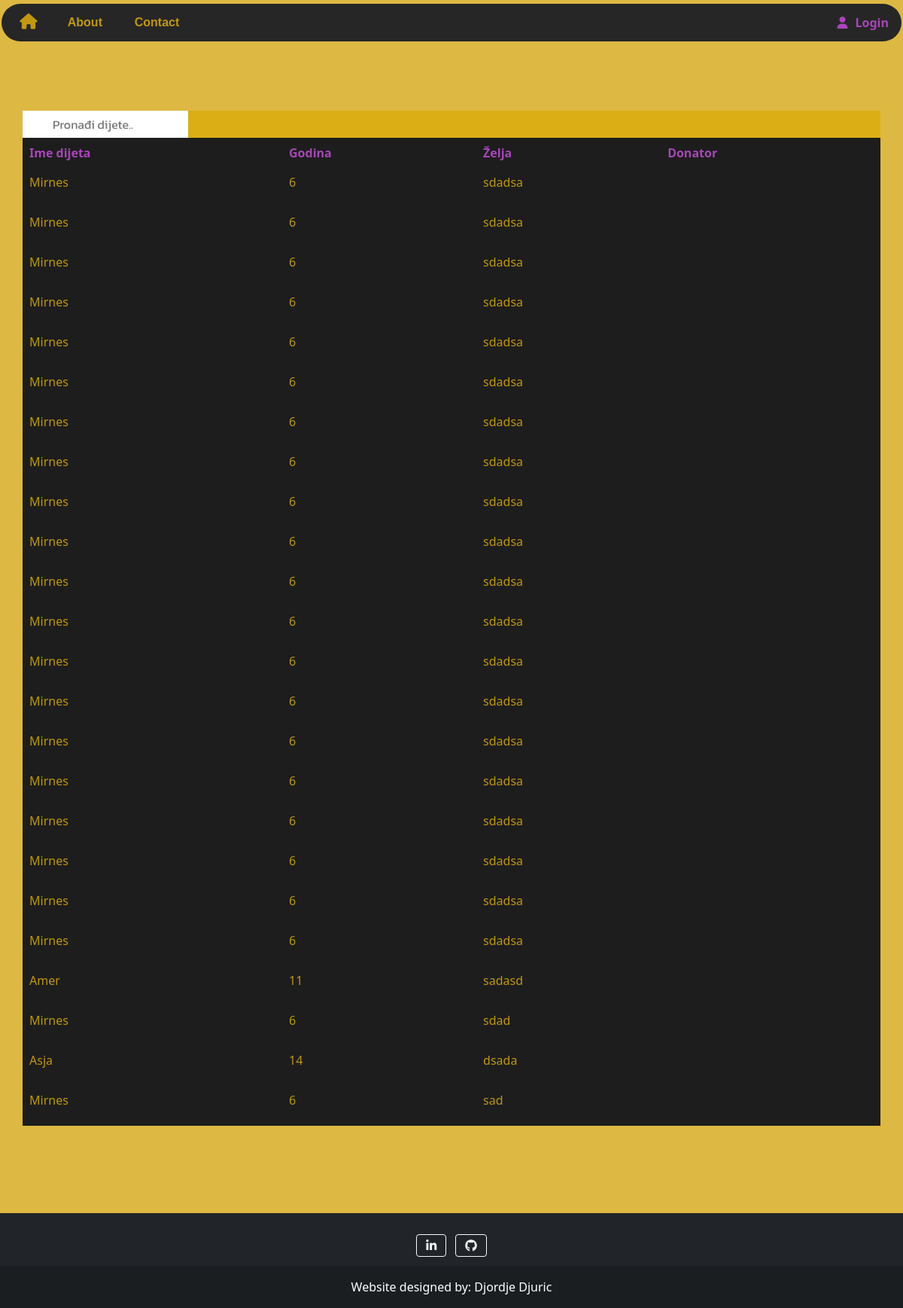
/wishList.php, run on the app's committed database.
### tables this page shows
CREATE TABLE `wishes` (
  `id` int(30) NOT NULL,
  `kids_id` int(11) NOT NULL,
  `kids_ime` text NOT NULL,
  `wish` text NOT NULL,
  `user_id` int(11) DEFAULT NULL
);

CREATE TABLE `kids` (
  `id` int(11) NOT NULL,
  `ime` text NOT NULL,
  `prezime` text NOT NULL,
  `godine` int(30) NOT NULL
);

### wishList.php (the view, shortened to what this page needs)
<html lang="en">
<head>
    <link href="https://cdn.jsdelivr.net/npm/bootstrap@5.0.2/dist/css/bootstrap.min.css" rel="stylesheet"
>
        <link rel="stylesheet" href="wishList.css">
        <link rel="stylesheet" href="sidebar.css">
</head>
<body>
<div id="holder">
<div id="header">
  <?php include "./components/navbar.php" ?></div>
  <div id="body">
  <?php include "sidebar.php" ?>
  <div class="container">
            <div class="row">
              <div class="description"> <input type="text" id="searchInput" onkeyup="searchHandler()" placeholder="Pronađi dijete..">
            </div>
            </div>
            <div class="row">
                <table class="table table-bordered table-style" id="myTable">
                  <thead>
                    <tr>
                      <th>Ime dijeta</th>
                      <th>Godina</th>
                      <th>Želja</th>
                      <th>Donator</th>
                    </tr>
                  </thead>
                  <tbody id="tbody1">
                  <?php
                   $pdo = Database::connect();
                   $sql = 'SELECT * FROM wishes ORDER BY id DESC';
                   foreach ($pdo->query($sql) as $row) {
                     $id_dijeta = $row['kids_id'];
                     $pdo->setAttribute(PDO::ATTR_ERRMODE, PDO::ERRMODE_EXCEPTION);
                     $sql2 = "SELECT godine FROM `kids` WHERE `id` = ? ";
                     $q = $pdo->prepare($sql2);
                     $q->execute(array( $id_dijeta ));
                     $godine_dijeta = $q->fetch(PDO::FETCH_ASSOC);
                     $user_id = $row['user_id'];
                     $sql2 = "SELECT first_name,last_name FROM `users` WHERE `id` = ? ";
                     $q = $pdo->prepare($sql2);
                     $q->execute(array( $user_id ));
                     $users_data = $q->fetch(PDO::FETCH_ASSOC);
                            echo '<tr>';
                            echo '<td>'. $row['kids_ime'] . '  </td>';
                            echo '<td>'. $godine_dijeta['godine'] . '</td>';
                            echo '<td>'. $row['wish'] . '</td>';
                            echo   ($users_data!=NULL) ? '<td><p class="ime">'.$users_data['first_name'].'  '.$users_data['last_name'].'</p></td>' : '<td><p class="ime2"></p></td>';
                            echo '</tr>';
                   }
                  ?>
                  </tbody>
            </table>
        </div>
    </div>
    <?php include "./footer.php"; ?>
    </body>
    </html>

### components/navbar.php (shortened to what this page needs)
<?php
 $logged = NULL;
if(isset($_SESSION['valid'])) {
$fname =  $_SESSION['fname'];
$logged = $_SESSION['valid'];
$svg_file = file_get_contents("https://avatars.dicebear.com/api/adventurer/$fname.svg");
$find_string   = '<svg';
$position = strpos($svg_file, $find_string);
$svg_file_new = substr($svg_file, $position);
}
else $logged = false;
?>
<link rel="stylesheet" href="./components/navbar.css">
<nav class="navbar navbar-expand-md navbar-dark" style="background-color: #262626; ">
                <div class="container-fluid">
                    <div class="collapse navbar-collapse " id="navbarNavAltMarkup">
                        <div class="navbar-nav">
                            <a class="navbar-item " aria-current="page" href="index.php"><i class="fas fa-home" style="transform: scale(1.3); margin-top: 2; margin-left: 10;" ></i></a>
                            <a class="navbar-item" href="about.php" >About</a>
                            <a class="navbar-item" href="contact.php" >Contact</a>
                        </div>
                        <?php echo (!$logged) ? '<a class="navbar-item-login ms-auto" href="login.php"> <i class="fas fa-user"></i>Login</a>' :
                        '<div class="navbar-item-login ms-auto"> <div class="avatar-container" id="myprofile"><div class="avatar" >' . $svg_file_new .'</div> <p class="avatar-text">My profile</p></div>
                        <a class="navbar-item-login ms-auto" href="login.php">
                        <i class="fas fa-sign-out-alt"></i>Logout</a></div>' ?>
                    </div>
                </div>
        </div>

### sidebar.php (shortened to what this page needs)
</div>

### footer.php (shortened to what this page needs)
<div id="footer">
      <footer class="bg-dark text-center text-white">
  <div class="container p-4 pb-0">
    <section class="mb-2">
      <a class="btn btn-outline-light btn-floating m-1" href="https://www.linkedin.com/in/djordje-djuric/" role="button"
        ><i class="fab fa-linkedin-in"></i
      ></a>
      <a class="btn btn-outline-light btn-floating m-1" href="https://github.com/djox00" role="button"
        ><i class="fab fa-github"></i
      ></a>
    </section>
  </div>
  <div class="text-center p-3" style="background-color: rgba(0, 0, 0, 0.2);">
    Website designed by:
    <p class="text-white" style="display: inline;">Djordje Djuric</p>
  </div>
</footer></div>

### wishList.css (style rules this page uses)
body { background-color: #d4a610c9; background-image: url("./images/slika1.png"); background-size: cover; background-repeat: no-repeat; background-attachment: fixed; background-size: cover; }
.table-style { border: transparent; max-width: 100%; background-color: rgb(29, 29, 29); border-width: 2px; }
thead { color: #a746b8; }
tbody { color: #dbac0fda; max-width: 100%; }
.description { text-align: left; background-color: #dbac0fda; margin-top: 30; vertical-align: middle; font-family: "Kanit", sans-serif; font-weight: 400; }
.ime2 { padding: 10px; }
#searchInput { width: 220px; font-size: 16px; padding: 6px 20px 6px 40px; border: none; margin-left: -12; }
#header { min-height: 7vh; width: 100%; }
#holder { position: relative; }
#body { min-height: 83vh; position: relative; }
#footer { bottom: 0; height: 10vh; left: 0; position: relative; right: 0; margin-top: 100px; }

### components/navbar.css (style rules this page uses)
.navbar-item { color: #dbac0fda; font-weight: bold; padding: 5px; text-decoration: none; margin-right: 20%; transition: 0.5s; font-family: "Ubuntu", sans-serif; }
.navbar-item-login { color: #a746b8; font-weight: bold; padding: 5px; text-decoration: none; transition: 0.3s; }
.navbar { border-bottom-left-radius: 25px; border-top-left-radius: 25px; border-bottom-right-radius: 25px; border-top-right-radius: 25px; margin-left: 2px; margin-right: 2px; margin-top: 5px; }
.fa-user { margin-right: 10px; -webkit-user-select: none; -moz-user-select: none; -ms-user-select: none; user-select: none; }

### data on the page
wishes: kids_ime "Mirnes", kids.godine "6", wish "sdadsa"
wishes: kids_ime "Mirnes", kids.godine "6", wish "sdadsa"
wishes: kids_ime "Mirnes", kids.godine "6", wish "sdadsa"
wishes: kids_ime "Mirnes", kids.godine "6", wish "sdadsa"
wishes: kids_ime "Mirnes", kids.godine "6", wish "sdadsa"
wishes: kids_ime "Mirnes", kids.godine "6", wish "sdadsa"
wishes: kids_ime "Mirnes", kids.godine "6", wish "sdadsa"
wishes: kids_ime "Mirnes", kids.godine "6", wish "sdadsa"
wishes: kids_ime "Mirnes", kids.godine "6", wish "sdadsa"
wishes: kids_ime "Mirnes", kids.godine "6", wish "sdadsa"
wishes: kids_ime "Mirnes", kids.godine "6", wish "sdadsa"
wishes: kids_ime "Mirnes", kids.godine "6", wish "sdadsa"
wishes: kids_ime "Mirnes", kids.godine "6", wish "sdadsa"
wishes: kids_ime "Mirnes", kids.godine "6", wish "sdadsa"
wishes: kids_ime "Mirnes", kids.godine "6", wish "sdadsa"
wishes: kids_ime "Mirnes", kids.godine "6", wish "sdadsa"
wishes: kids_ime "Mirnes", kids.godine "6", wish "sdadsa"
wishes: kids_ime "Mirnes", kids.godine "6", wish "sdadsa"
wishes: kids_ime "Mirnes", kids.godine "6", wish "sdadsa"
wishes: kids_ime "Mirnes", kids.godine "6", wish "sdadsa"
wishes: kids_ime "Amer", kids.godine "11", wish "sadasd"
wishes: kids_ime "Mirnes", kids.godine "6", wish "sdad"
wishes: kids_ime "Asja", kids.godine "14", wish "dsada"
wishes: kids_ime "Mirnes", kids.godine "6", wish "sad"
